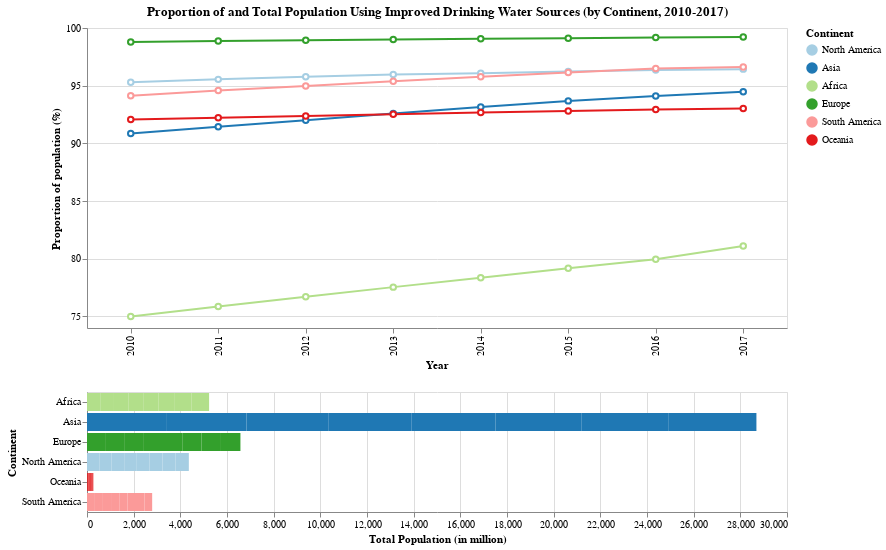

Source (Vega-Lite JSON):
### Vega-Lite specification from a JSON file in a GitHub repository (floating-point values rounded to 4 significant figures)
{"config": {"view": {"continuousWidth": 600, "continuousHeight": 300}}, "vconcat": [{"mark": {"type": "line", "point": {"filled": false, "fill": "white"}}, "encoding": {"color": {"condition": {"type": "nominal", "field": "Continent", "legend": {"title": "Continent"}, "selection": "selector008"}, "value": "lightgray"}, "tooltip": [{"type": "quantitative", "field": "Year"}, {"type": "quantitative", "field": "Water_Improved"}], "x": {"type": "ordinal", "axis": {"title": "Year"}, "field": "Year", "scale": {"zero": false}}, "y": {"type": "quantitative", "axis": {"title": "Proportion of population (%)"}, "field": "Water_Improved", "scale": {"zero": false}}}, "selection": {"selector008": {"type": "interval", "encodings": ["x"]}}, "title": "Proportion of and Total Population Using Improved Drinking Water Sources (by Continent, 2010-2017)", "width": 700}, {"mark": "bar", "encoding": {"color": {"type": "nominal", "field": "Continent", "scale": {"domain": ["North America", "Asia", "Africa", "Europe", "South America", "Oceania"], "range": ["#a6cee3", "#1f78b4", "#b2df8a", "#33a02c", "#fb9a99", "#e31a1c", "#fdbf6f"]}}, "x": {"type": "quantitative", "axis": {"title": "Total Population (in million)"}, "field": "pop_wt_improved"}, "y": {"type": "nominal", "axis": {"title": "Continent"}, "field": "Continent"}}, "transform": [{"filter": {"selection": "selector008"}}], "width": 700}], "data": {"name": "data-6099fb9dbf8e9149757e1a0d727a84f1"}, "$schema": "https://vega.github.io/schema/vega-lite/v4.8.1.json", "datasets": {"data-6099fb9dbf8e9149757e1a0d727a84f1": [{"Continent": "Africa", "Year": 2010, "Water_Improved": 74.99, "pop_wt_improved": 565.8}, {"Continent": "Africa", "Year": 2011, "Water_Improved": 75.86, "pop_wt_improved": 590.0}, {"Continent": "Africa", "Year": 2012, "Water_Improved": 76.71, "pop_wt_improved": 612.9}, {"Continent": "Africa", "Year": 2013, "Water_Improved": 77.54, "pop_wt_improved": 638.8}, {"Continent": "Africa", "Year": 2014, "Water_Improved": 78.36, "pop_wt_improved": 665.5}, {"Continent": "Africa", "Year": 2015, "Water_Improved": 79.17, "pop_wt_improved": 693.1}, {"Continent": "Africa", "Year": 2016, "Water_Improved": 79.95, "pop_wt_improved": 721.4}, {"Continent": "Africa", "Year": 2017, "Water_Improved": 81.11, "pop_wt_improved": 746.0}, {"Continent": "Asia", "Year": 2010, "Water_Improved": 90.85, "pop_wt_improved": 3389.0}, {"Continent": "Asia", "Year": 2011, "Water_Improved": 91.44, "pop_wt_improved": 3446.0}, {"Continent": "Asia", "Year": 2012, "Water_Improved": 92.01, "pop_wt_improved": 3503.0}, {"Continent": "Asia", "Year": 2013, "Water_Improved": 92.58, "pop_wt_improved": 3559.0}, {"Continent": "Asia", "Year": 2014, "Water_Improved": 93.15, "pop_wt_improved": 3615.0}, {"Continent": "Asia", "Year": 2015, "Water_Improved": 93.68, "pop_wt_improved": 3670.0}, {"Continent": "Asia", "Year": 2016, "Water_Improved": 94.11, "pop_wt_improved": 3726.0}, {"Continent": "Asia", "Year": 2017, "Water_Improved": 94.48, "pop_wt_improved": 3781.0}, {"Continent": "Europe", "Year": 2010, "Water_Improved": 98.79, "pop_wt_improved": 810.6}, {"Continent": "Europe", "Year": 2011, "Water_Improved": 98.86, "pop_wt_improved": 812.3}, {"Continent": "Europe", "Year": 2012, "Water_Improved": 98.93, "pop_wt_improved": 815.7}, {"Continent": "Europe", "Year": 2013, "Water_Improved": 99.0, "pop_wt_improved": 819.7}, {"Continent": "Europe", "Year": 2014, "Water_Improved": 99.06, "pop_wt_improved": 823.6}, {"Continent": "Europe", "Year": 2015, "Water_Improved": 99.12, "pop_wt_improved": 827.6}, {"Continent": "Europe", "Year": 2016, "Water_Improved": 99.17, "pop_wt_improved": 831.3}, {"Continent": "Europe", "Year": 2017, "Water_Improved": 99.22, "pop_wt_improved": 834.5}, {"Continent": "North America", "Year": 2010, "Water_Improved": 95.3, "pop_wt_improved": 525.1}, {"Continent": "North America", "Year": 2011, "Water_Improved": 95.55, "pop_wt_improved": 530.9}, {"Continent": "North America", "Year": 2012, "Water_Improved": 95.78, "pop_wt_improved": 536.9}, {"Continent": "North America", "Year": 2013, "Water_Improved": 95.98, "pop_wt_improved": 542.7}, {"Continent": "North America", "Year": 2014, "Water_Improved": 96.09, "pop_wt_improved": 548.6}, {"Continent": "North America", "Year": 2015, "Water_Improved": 96.24, "pop_wt_improved": 554.5}, {"Continent": "North America", "Year": 2016, "Water_Improved": 96.36, "pop_wt_improved": 560.3}, {"Continent": "North America", "Year": 2017, "Water_Improved": 96.44, "pop_wt_improved": 565.6}, {"Continent": "Oceania", "Year": 2010, "Water_Improved": 92.08, "pop_wt_improved": 31.85}, {"Continent": "Oceania", "Year": 2011, "Water_Improved": 92.23, "pop_wt_improved": 32.33}, {"Continent": "Oceania", "Year": 2012, "Water_Improved": 92.38, "pop_wt_improved": 32.89}, {"Continent": "Oceania", "Year": 2013, "Water_Improved": 92.53, "pop_wt_improved": 33.46}, {"Continent": "Oceania", "Year": 2014, "Water_Improved": 92.68, "pop_wt_improved": 34.02}, {"Continent": "Oceania", "Year": 2015, "Water_Improved": 92.81, "pop_wt_improved": 34.59}, {"Continent": "Oceania", "Year": 2016, "Water_Improved": 92.93, "pop_wt_improved": 35.21}, {"Continent": "Oceania", "Year": 2017, "Water_Improved": 93.03, "pop_wt_improved": 35.88}, {"Continent": "South America", "Year": 2010, "Water_Improved": 94.13, "pop_wt_improved": 339.0}, {"Continent": "South America", "Year": 2011, "Water_Improved": 94.58, "pop_wt_improved": 343.4}, {"Continent": "South America", "Year": 2012, "Water_Improved": 94.98, "pop_wt_improved": 347.8}, {"Continent": "South America", "Year": 2013, "Water_Improved": 95.38, "pop_wt_improved": 352.1}, {"Continent": "South America", "Year": 2014, "Water_Improved": 95.78, "pop_wt_improved": 356.6}, {"Continent": "South America", "Year": 2015, "Water_Improved": 96.15, "pop_wt_improved": 361.2}, {"Continent": "South America", "Year": 2016, "Water_Improved": 96.48, "pop_wt_improved": 365.9}, {"Continent": "South America", "Year": 2017, "Water_Improved": 96.63, "pop_wt_improved": 327.1}]}}
